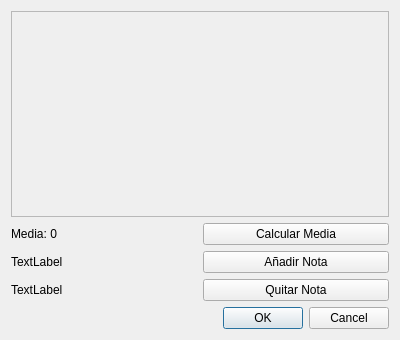
<?xml version="1.0" encoding="UTF-8"?>
<ui version="4.0">
 <class>Notas</class>
 <widget class="QDialog" name="Notas">
  <property name="geometry">
   <rect>
    <x>0</x>
    <y>0</y>
    <width>400</width>
    <height>340</height>
   </rect>
  </property>
  <property name="windowTitle">
   <string>Dialog</string>
  </property>
  <layout class="QVBoxLayout" name="verticalLayout_3">
   <item>
    <widget class="QFrame" name="frameNotas">
     <property name="frameShape">
      <enum>QFrame::Shape::StyledPanel</enum>
     </property>
     <property name="frameShadow">
      <enum>QFrame::Shadow::Raised</enum>
     </property>
    </widget>
   </item>
   <item>
    <layout class="QHBoxLayout" name="horizontalLayout">
     <item>
      <layout class="QVBoxLayout" name="verticalLayout">
       <item>
        <widget class="QLabel" name="lblMedia">
         <property name="text">
          <string>Media: 0</string>
         </property>
        </widget>
       </item>
       <item>
        <widget class="QLabel" name="lblMedia_2">
         <property name="text">
          <string>TextLabel</string>
         </property>
        </widget>
       </item>
       <item>
        <widget class="QLabel" name="lblMedia_3">
         <property name="text">
          <string>TextLabel</string>
         </property>
        </widget>
       </item>
      </layout>
     </item>
     <item>
      <layout class="QVBoxLayout" name="verticalLayout_2">
       <item>
        <widget class="QPushButton" name="btnCalcularMedia">
         <property name="text">
          <string>Calcular Media</string>
         </property>
        </widget>
       </item>
       <item>
        <widget class="QPushButton" name="btnAnyadir">
         <property name="text">
          <string>Añadir Nota</string>
         </property>
        </widget>
       </item>
       <item>
        <widget class="QPushButton" name="btnQuitar">
         <property name="text">
          <string>Quitar Nota</string>
         </property>
        </widget>
       </item>
      </layout>
     </item>
    </layout>
   </item>
   <item>
    <widget class="QDialogButtonBox" name="buttonBox">
     <property name="orientation">
      <enum>Qt::Orientation::Horizontal</enum>
     </property>
     <property name="standardButtons">
      <set>QDialogButtonBox::StandardButton::Cancel|QDialogButtonBox::StandardButton::Ok</set>
     </property>
    </widget>
   </item>
  </layout>
 </widget>
 <resources/>
 <connections>
  <connection>
   <sender>buttonBox</sender>
   <signal>accepted()</signal>
   <receiver>Notas</receiver>
   <slot>accept()</slot>
   <hints>
    <hint type="sourcelabel">
     <x>248</x>
     <y>254</y>
    </hint>
    <hint type="destinationlabel">
     <x>157</x>
     <y>274</y>
    </hint>
   </hints>
  </connection>
  <connection>
   <sender>buttonBox</sender>
   <signal>rejected()</signal>
   <receiver>Notas</receiver>
   <slot>reject()</slot>
   <hints>
    <hint type="sourcelabel">
     <x>316</x>
     <y>260</y>
    </hint>
    <hint type="destinationlabel">
     <x>286</x>
     <y>274</y>
    </hint>
   </hints>
  </connection>
 </connections>
</ui>
